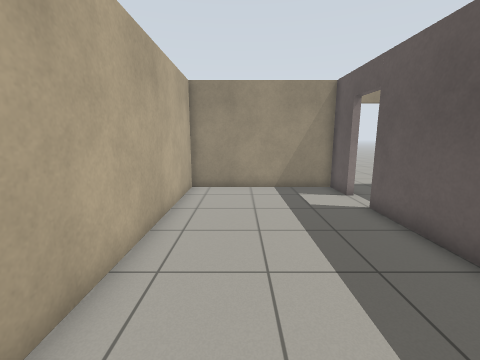
view 1 (above)

20 first-person views from a walk through a robot-simulator world made for Gazebo. The camera is 1.2 m above the floor, tilts 10° down and sees 90° across. The floor is counted in squares, 0.5 m on a side. Each view is taken from the middle of a square. On the plan, view 1 faces up. The plan holds only what a view shows up to about 16 squares ahead; the rest is blank. The robots in the file are not drawn. Simple patterns stand in for the simulator's built-in surfaces.

view 2
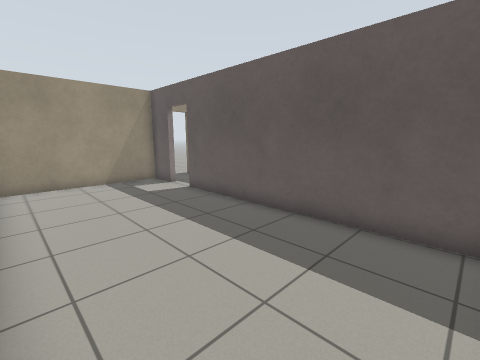

view 3
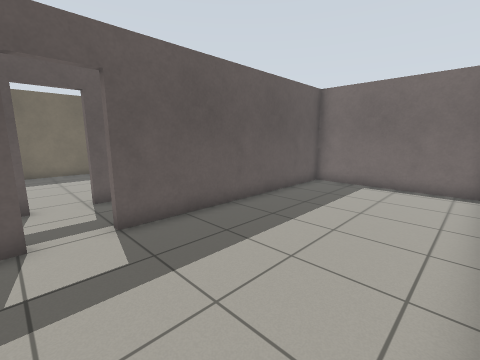

view 4
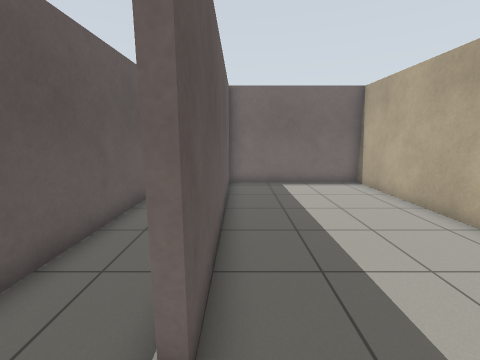

view 5
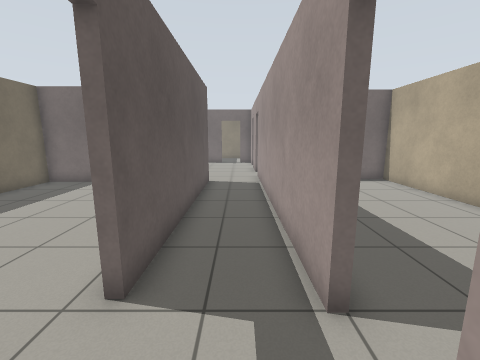

view 6
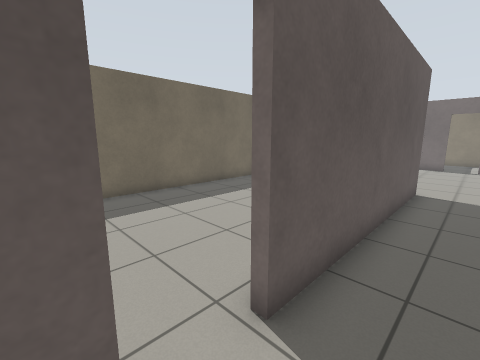

view 7
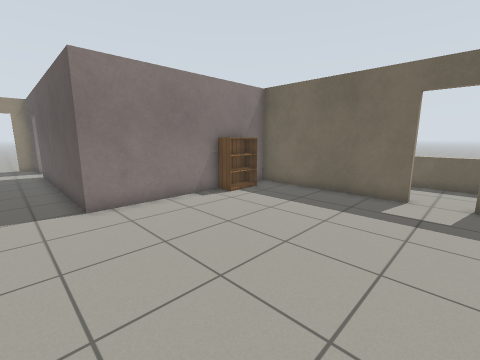

view 8
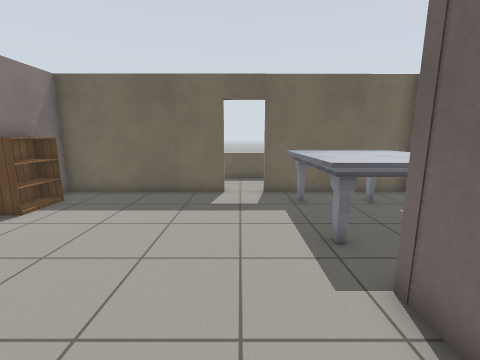

view 9
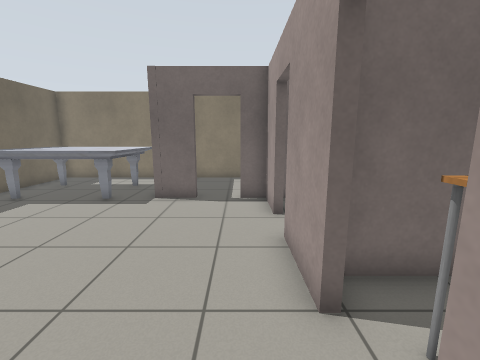

view 10
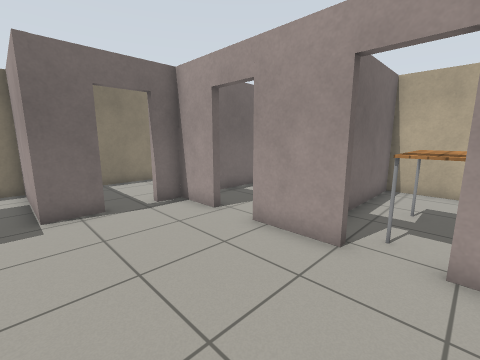

view 11
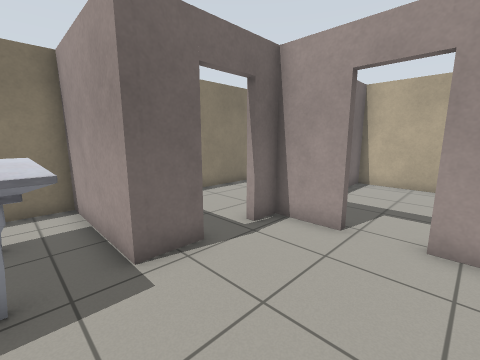

view 12
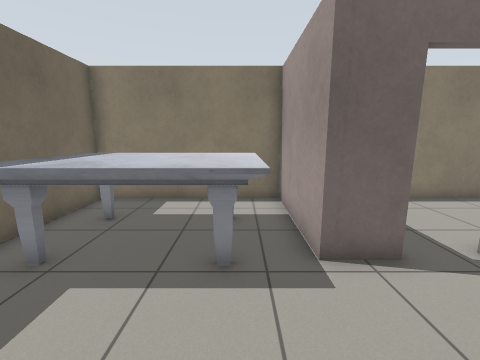

view 13
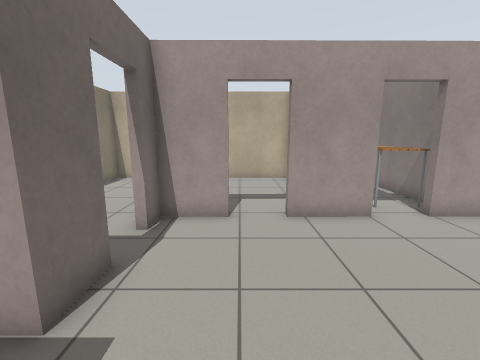

view 14
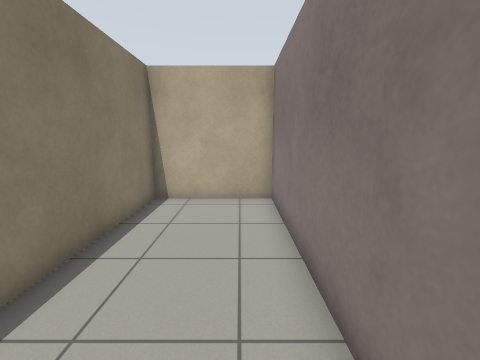

view 15
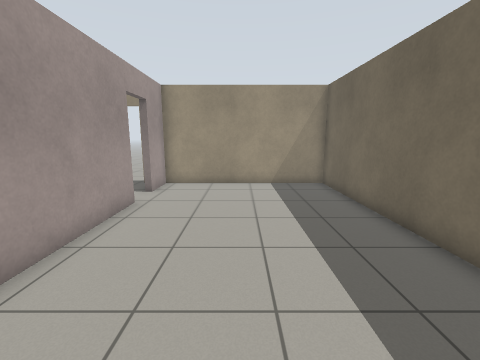

view 16
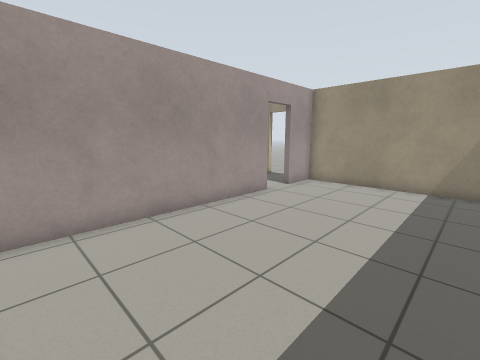

view 17
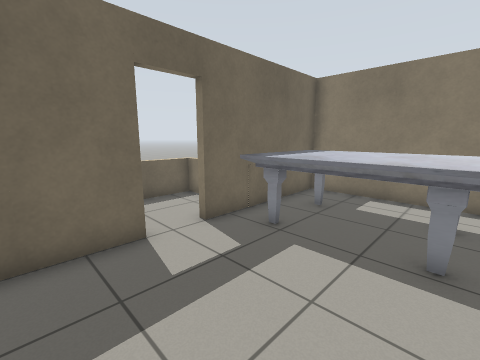

view 18
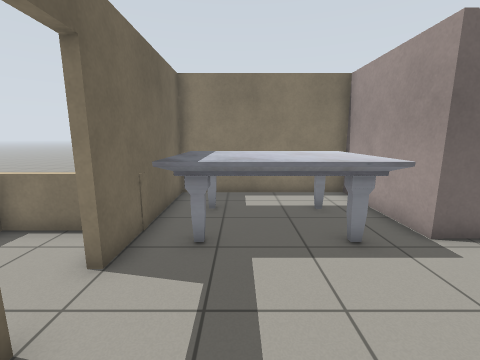

view 19
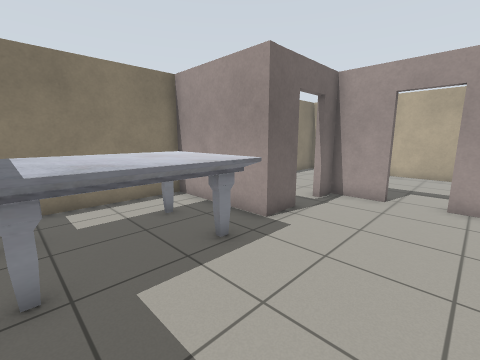

view 20
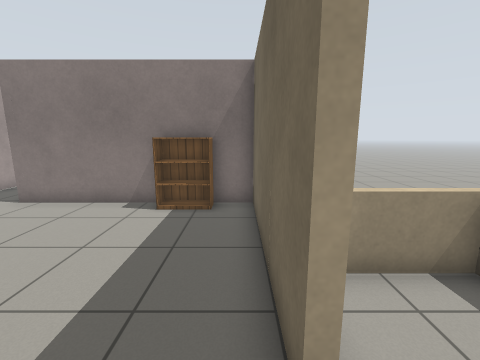

### Floor plan
Key: @ floor where view 1 was taken; # wall or solid block; . floor; D open door; = window, fence, low wall or low ledge; B bookshelf; T marble table; A table.
Columns run from 3 left of view 1 to 20 right of it. Each row starts with its distance up from view 1.
 13          ..
 12 ########DD##########
 11 #.......#..#.......#
 10 #.......#..#.......#
  9 #.......D..D.......#
  8 #.......D..D.......#
  7 #.......#..#.......#
  6 #.......#..#.......#
  5 #.......#..#....... #
  4 #.......#..#........#
  3 #.......#..#........#
  2 #.......#..#........#
  1 #.......#..#........#
  0 #..@....#..#........#
 -1 #.......#..#........#
 -2 #.......#..##########
 -3 #########.......BBB.#
 -4 # ..AAAA#...........#
 -5 # ..AAAAD...........#
 -6 ##.....#D...........#
 -7 #########...........#===
 -8 #.......#...........#..
 -9 #.......D...........#..=
-10 #.......D...........D..=
-11 #.......#...........D..=
-12 ##########D##.TTTTT.#..=
-13 #........DD.#.TTTTT.#===
-14 #...........#.TTTTT.#
-15 #...........#.TTTTT.#
-16 #...........#.......#
-17 #####################

Where each view was taken, in squares from view 1:
view 1: 0 up, 0 right, facing up
view 2: 2 down, 2 left, facing up-right
view 3: 10 up, 2 left, facing down-right
view 4: 10 up, 4 right, facing down
view 5: 11 up, 6 right, facing down
view 6: 10 up, 6 right, facing down-right
view 7: 11 down, 6 right, facing up-right
view 8: 10 down, 6 right, facing right
view 9: 3 down, 6 right, facing down
view 10: 4 down, 10 right, facing down-left
view 11: 8 down, 11 right, facing down-left
view 12: 8 down, 11 right, facing down
view 13: 10 down, 12 right, facing left
view 14: 14 down, 7 right, facing left
view 15: 1 down, 12 right, facing up
view 16: 1 down, 15 right, facing up-left
view 17: 7 down, 11 right, facing down-right
view 18: 7 down, 14 right, facing down
view 19: 8 down, 15 right, facing down-left
view 20: 11 down, 16 right, facing up
